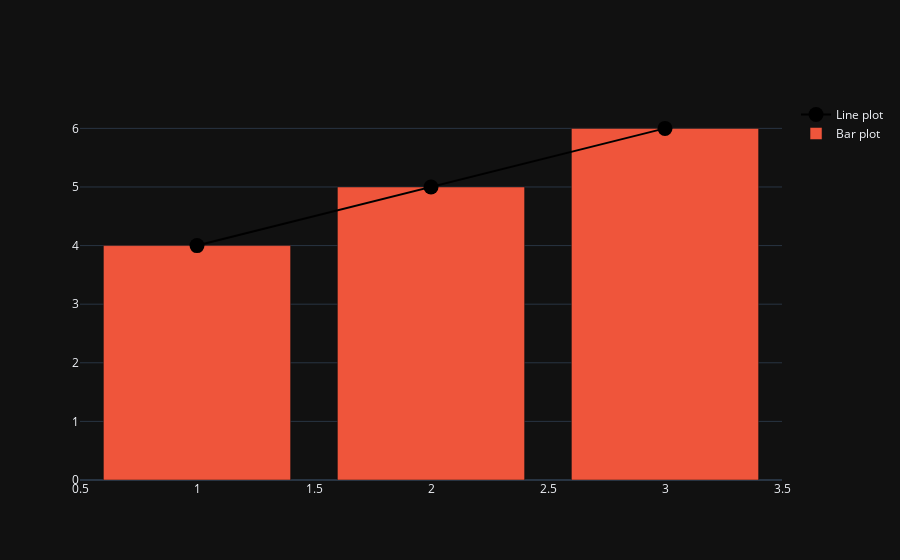

The notebook cell saved with this chart:
### Code cell
add_graph = go.Bar(x=[1,2,3], y=[4,5,6], name='Bar plot')
fig.add_trace(add_graph)

### Figure 1 — Plotly figure (JSON) as saved in the notebook; plotly's stock layout.template omitted (floating-point values rounded to 4 significant figures)
{"data": [{"line": {"color": "black"}, "marker": {"color": "black", "size": 15}, "mode": "lines+markers", "name": "Line plot", "type": "scatter", "x": [1, 2, 3], "y": [4, 5, 6]}, {"name": "Bar plot", "type": "bar", "x": [1, 2, 3], "y": [4, 5, 6]}], "layout": {}}
